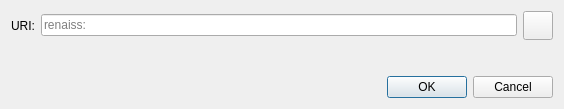
<?xml version="1.0" encoding="UTF-8"?>
<ui version="4.0">
 <class>OpenURIDialog</class>
 <widget class="QDialog" name="OpenURIDialog">
  <property name="geometry">
   <rect>
    <x>0</x>
    <y>0</y>
    <width>564</width>
    <height>109</height>
   </rect>
  </property>
  <property name="windowTitle">
   <string>Open renaiss URI</string>
  </property>
  <layout class="QVBoxLayout" name="verticalLayout">
   <item>
    <layout class="QHBoxLayout" name="horizontalLayout">
     <item>
      <widget class="QLabel" name="label">
       <property name="text">
        <string>URI:</string>
       </property>
      </widget>
     </item>
     <item>
      <widget class="QValidatedLineEdit" name="uriEdit">
       <property name="placeholderText">
        <string notr="true">renaiss:</string>
       </property>
      </widget>
     </item>
     <item>
      <widget class="QToolButton" name="pasteButton">
       <property name="toolTip">
        <string extracomment="Tooltip text for button that allows you to paste an address that is in your clipboard.">Paste address from clipboard</string>
       </property>
       <property name="text">
        <string/>
       </property>
       <property name="icon">
        <iconset resource="../renaiss.qrc">
         <normaloff>:/icons/editpaste</normaloff>:/icons/editpaste
        </iconset>
       </property>
       <property name="iconSize">
        <size>
         <width>22</width>
         <height>22</height>
        </size>
       </property>
      </widget>
     </item>
    </layout>
   </item>
   <item>
    <spacer name="verticalSpacer">
     <property name="orientation">
      <enum>Qt::Vertical</enum>
     </property>
     <property name="sizeHint" stdset="0">
      <size>
       <width>20</width>
       <height>40</height>
      </size>
     </property>
    </spacer>
   </item>
   <item>
    <widget class="QDialogButtonBox" name="buttonBox">
     <property name="orientation">
      <enum>Qt::Horizontal</enum>
     </property>
     <property name="standardButtons">
      <set>QDialogButtonBox::Cancel|QDialogButtonBox::Ok</set>
     </property>
    </widget>
   </item>
  </layout>
 </widget>
 <customwidgets>
  <customwidget>
   <class>QValidatedLineEdit</class>
   <extends>QLineEdit</extends>
   <header>qt/qvalidatedlineedit.h</header>
  </customwidget>
 </customwidgets>
 <resources/>
 <connections>
  <connection>
   <sender>buttonBox</sender>
   <signal>accepted()</signal>
   <receiver>OpenURIDialog</receiver>
   <slot>accept()</slot>
   <hints>
    <hint type="sourcelabel">
     <x>248</x>
     <y>254</y>
    </hint>
    <hint type="destinationlabel">
     <x>157</x>
     <y>274</y>
    </hint>
   </hints>
  </connection>
  <connection>
   <sender>buttonBox</sender>
   <signal>rejected()</signal>
   <receiver>OpenURIDialog</receiver>
   <slot>reject()</slot>
   <hints>
    <hint type="sourcelabel">
     <x>316</x>
     <y>260</y>
    </hint>
    <hint type="destinationlabel">
     <x>286</x>
     <y>274</y>
    </hint>
   </hints>
  </connection>
 </connections>
</ui>
